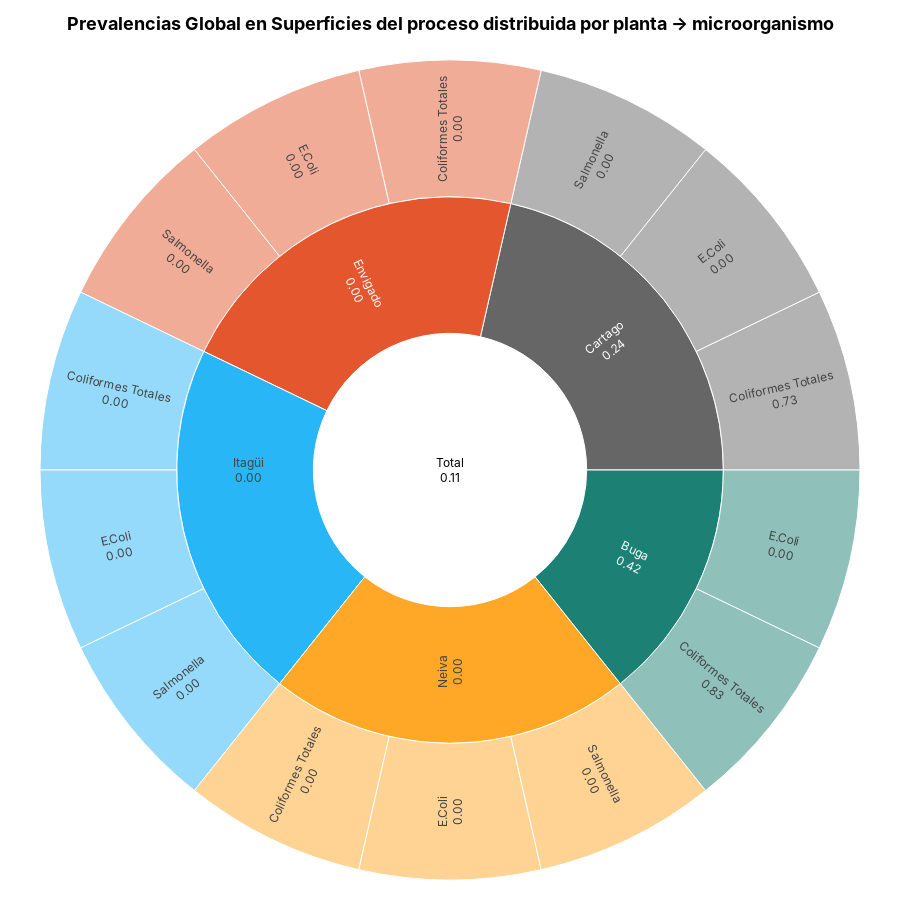

Source (notebook cell):
### Code cell
levels = ["planta", 'microorganismo']
super_process_planta_microorganismo = compute_(df=df_super_process, cols=levels)

title_level = ' → '.join(levels)

f = plot_sunburst(
     df=super_process_planta_microorganismo,
     path_cols=levels,
     metric_col="prev",
    title=f"<b>Prevalencias Global en Superficies del proceso distribuida por {title_level}</b>",
     width=900, height=900,
)
f.show()
s3.save_plotly_html(f, "sunburst_superficie_process.html")

### Figure 1 — Plotly figure (JSON) as saved in the notebook; plotly's stock layout.template omitted (floating-point values rounded to 4 significant figures)
{"data": [{"branchvalues": "total", "customdata": [[0.1119], [0.4167], [0.2444], [0], [0], [0], [0.8333], [0], [0.7333], [0], [0], [0], [0], [0], [0], [0], [0], [0], [0], [0]], "hovertemplate": "<b>%{label}</b><br>prev (Prom): %{customdata[0]:.2f}<br>Valor: %{value:.2f}<br>% del Raíz: %{percentRoot:.1%}<br>% del Padre: %{percentParent:.1%}<extra></extra>", "ids": ["root", "L1:Buga", "L1:Cartago", "L1:Envigado", "L1:Itagüi", "L1:Neiva", "L1:Buga|L2:Coliformes Totales", "L1:Buga|L2:E.Coli", "L1:Cartago|L2:Coliformes Totales", "L1:Cartago|L2:E.Coli", "L1:Cartago|L2:Salmonella", "L1:Envigado|L2:Coliformes Totales", "L1:Envigado|L2:E.Coli", "L1:Envigado|L2:Salmonella", "L1:Itagüi|L2:Coliformes Totales", "L1:Itagüi|L2:E.Coli", "L1:Itagüi|L2:Salmonella", "L1:Neiva|L2:Coliformes Totales", "L1:Neiva|L2:E.Coli", "L1:Neiva|L2:Salmonella"], "insidetextorientation": "radial", "labels": ["Total", "Buga", "Cartago", "Envigado", "Itagüi", "Neiva", "Coliformes Totales", "E.Coli", "Coliformes Totales", "E.Coli", "Salmonella", "Coliformes Totales", "E.Coli", "Salmonella", "Coliformes Totales", "E.Coli", "Salmonella", "Coliformes Totales", "E.Coli", "Salmonella"], "marker": {"colors": ["#FFFFFF", "#1C8074", "#666666", "#E4572E", "#29B6F6", "#FFA726", "#60a69d", "#60a69d", "#939393", "#939393", "#939393", "#ec896c", "#ec896c", "#ec896c", "#69cbf8", "#69cbf8", "#69cbf8", "#ffc167", "#ffc167", "#ffc167"], "line": {"color": "#FFFFFF", "width": 1}}, "parents": ["", "root", "root", "root", "root", "root", "L1:Buga", "L1:Buga", "L1:Cartago", "L1:Cartago", "L1:Cartago", "L1:Envigado", "L1:Envigado", "L1:Envigado", "L1:Itagüi", "L1:Itagüi", "L1:Itagüi", "L1:Neiva", "L1:Neiva", "L1:Neiva"], "texttemplate": "%{label}<br>%{customdata[0]:.2f}", "type": "sunburst", "values": [14, 2, 3, 3, 3, 3, 1, 1, 1, 1, 1, 1, 1, 1, 1, 1, 1, 1, 1, 1]}], "layout": {"font": {"color": "black", "family": "Inter, Arial, sans-serif", "size": 12}, "height": 900, "margin": {"b": 20, "l": 20, "r": 20, "t": 60}, "paper_bgcolor": "rgba(0,0,0,0)", "plot_bgcolor": "rgba(0,0,0,0)", "title": {"font": {"size": 18}, "text": "<b>Prevalencias Global en Superficies del proceso distribuida por planta → microorganismo</b>", "x": 0.5}, "width": 900}}
